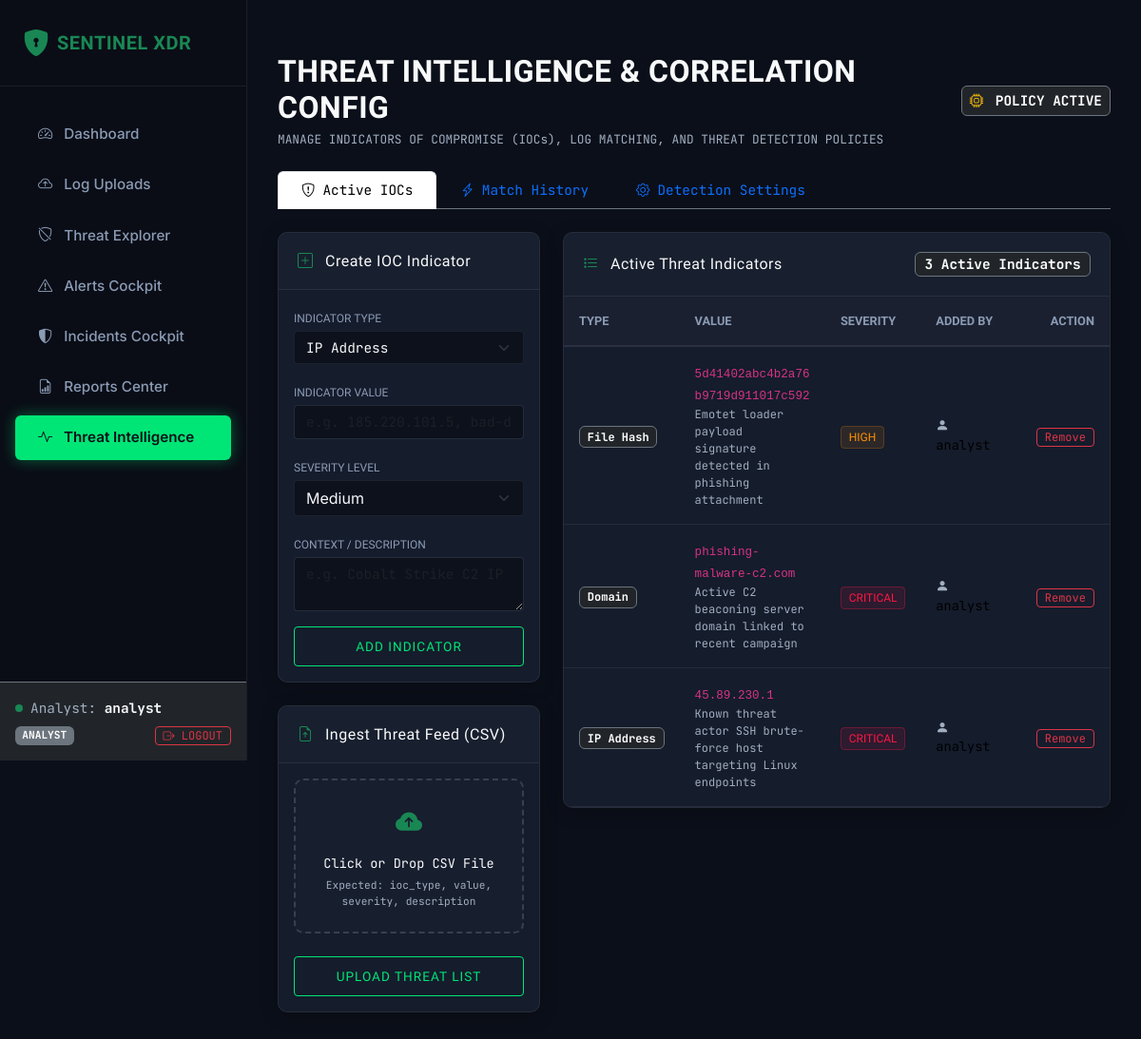
Screenshot of /iocs (signed in) with the database file from the repository.
### app/models/user.py (models this page shows, shortened)
class User(db.Model):
    __tablename__ = 'users'
    id = db.Column(db.Integer, primary_key=True)
    username = db.Column(db.String(64), unique=True, nullable=False, index=True)
    email = db.Column(db.String(120), unique=True, nullable=False)
    password_hash = db.Column(db.String(128), nullable=False)
    created_at = db.Column(db.DateTime, default=datetime.datetime.utcnow)
    role = db.Column(db.String(32), default='analyst', nullable=False)  # 'admin' or 'analyst'
    uploads = db.relationship('UploadedLog', backref='uploader', lazy=True, cascade="all, delete-orphan")

### app/models/ioc.py (models this page shows, shortened)
class IOCIndicator(db.Model):
    __tablename__ = 'ioc_indicators'
    id = db.Column(db.Integer, primary_key=True)
    ioc_type = db.Column(db.String(64), nullable=False, index=True)  # 'IP Address', 'Domain', 'URL', 'File Hash'
    value = db.Column(db.String(256), nullable=False, unique=True, index=True)
    description = db.Column(db.Text, nullable=True)
    severity = db.Column(db.String(16), default='Medium', nullable=False, index=True)  # 'Low', 'Medium', 'High', 'Critical'
    created_at = db.Column(db.DateTime, default=datetime.datetime.utcnow, nullable=False)
    created_by_id = db.Column(db.Integer, db.ForeignKey('users.id', ondelete='CASCADE'), nullable=False)
    creator = db.relationship('User', backref=db.backref('ioc_indicators', lazy=True))
    matches = db.relationship('IOCMatch', backref='indicator', lazy=True, cascade='all, delete-orphan')
    alerts = db.relationship('Alert', backref='ioc_indicator', lazy=True)

### app/blueprints/iocs.py (the view)
@iocs_bp.route('/iocs')
@login_required
def index():
    indicators = IOCIndicator.query.order_by(IOCIndicator.created_at.desc()).all()
    matches = IOCMatch.query.order_by(IOCMatch.matched_at.desc()).all()
    brute_force_threshold = SystemSetting.get_value('brute_force_threshold', '5')
    return render_template(
        'iocs.html',
        indicators=indicators,
        matches=matches,
        brute_force_threshold=brute_force_threshold
    )

### app/templates/iocs.html (shortened to what this page needs)
{% extends 'base.html' %}
{% block content %}
<div class="container-fluid px-0">
    <div class="d-flex justify-content-between align-items-center mb-4">
        <div>
            <h2 class="text-light fw-bold mb-1">THREAT INTELLIGENCE & CORRELATION CONFIG</h2>
            <p class="text-muted text-mono mb-0" style="font-size: 0.8rem;">MANAGE INDICATORS OF COMPROMISE (IOCs), LOG MATCHING, AND THREAT DETECTION POLICIES</p>
        </div>
        <div>
            <span class="badge bg-dark border border-secondary text-mono p-2">
                <i class="bi bi-cpu text-warning me-1"></i> POLICY ACTIVE
            </span>
        </div>
    </div>
    <ul class="nav nav-tabs border-secondary mb-4" id="intelTabs" role="tablist">
        <li class="nav-item" role="presentation">
            <button class="nav-link active text-mono font-display py-2 px-4" id="indicators-tab" data-bs-toggle="tab" data-bs-target="#indicators" type="button" role="tab" aria-controls="indicators" aria-selected="true">
                <i class="bi bi-shield-exclamation me-2"></i>Active IOCs
            </button>
        </li>
        <li class="nav-item" role="presentation">
            <button class="nav-link text-mono font-display py-2 px-4" id="matches-tab" data-bs-toggle="tab" data-bs-target="#matches" type="button" role="tab" aria-controls="matches" aria-selected="false">
                <i class="bi bi-lightning-charge me-2"></i>Match History
            </button>
        </li>
        <li class="nav-item" role="presentation">
            <button class="nav-link text-mono font-display py-2 px-4" id="settings-tab" data-bs-toggle="tab" data-bs-target="#settings" type="button" role="tab" aria-controls="settings" aria-selected="false">
                <i class="bi bi-gear me-2"></i>Detection Settings
            </button>
        </li>
    </ul>
    <div class="tab-content" id="intelTabsContent">
        <div class="tab-pane fade show active" id="indicators" role="tabpanel" aria-labelledby="indicators-tab">
            <div class="row g-4">
                <div class="col-12 col-xl-4">
                    <div class="cyber-card mb-4">
                        <div class="cyber-card-header">
                            <h6 class="text-light mb-0 font-display"><i class="bi bi-plus-square text-success me-2"></i> Create IOC Indicator</h6>
                        </div>
                        <div class="p-3">
                            <form method="POST" action="{{ url_for('iocs.create_ioc') }}">
                                <div class="mb-3">
                                    <label for="ioc_type" class="filter-label mb-1">Indicator Type</label>
                                    <select name="ioc_type" id="ioc_type" class="form-select form-control-cyber text-mono">
                                        <option value="IP Address">IP Address</option>
                                    </select>
                                </div>
                                <div class="mb-3">
                                    <label for="value" class="filter-label mb-1">Indicator Value</label>
                                    <input type="text" name="value" id="value" class="form-control form-control-cyber text-mono" placeholder="e.g. 185.220.101.5, bad-domain.ru" required>
                                </div>
                                <div class="mb-3">
                                    <label for="severity" class="filter-label mb-1">Severity Level</label>
                                    <select name="severity" id="severity" class="form-select form-control-cyber">
                                        <option value="Medium" selected>Medium</option>
                                    </select>
                                </div>
                                <div class="mb-3">
                                    <label for="description" class="filter-label mb-1">Context / Description</label>
                                    <textarea name="description" id="description" class="form-control form-control-cyber text-mono" rows="2" placeholder="e.g. Cobalt Strike C2 IP"></textarea>
                                </div>
                                <button type="submit" class="btn btn-cyber w-100">Add Indicator</button>
                            </form>
                        </div>
                    </div>
                    <div class="cyber-card">
                        <div class="cyber-card-header">
                            <h6 class="text-light mb-0 font-display"><i class="bi bi-file-earmark-arrow-up text-success me-2"></i> Ingest Threat Feed (CSV)</h6>
                        </div>
                        <div class="p-3">
                            <form method="POST" action="{{ url_for('iocs.upload_iocs') }}" enctype="multipart/form-data">
                                <div class="upload-dropzone p-4" id="uploadDropzone" style="cursor: pointer;">
                                    <i class="bi bi-cloud-arrow-up-fill upload-icon d-block fs-3 mb-2 text-success"></i>
                                    <span class="text-mono text-light" style="font-size: 0.85rem;">Click or Drop CSV File</span>
                                    <small class="text-muted d-block text-mono mt-1" style="font-size: 0.7rem;">Expected: ioc_type, value, severity, description</small>
                                </div>
                                <button type="submit" class="btn btn-cyber w-100 mt-3">Upload Threat List</button>
                            </form>
                        </div>
                    </div>
                </div>
                <div class="col-12 col-xl-8">
                    <div class="cyber-card">
                        <div class="cyber-card-header d-flex justify-content-between align-items-center">
                            <h6 class="text-light mb-0 font-display"><i class="bi bi-list-stars text-success me-2"></i> Active Threat Indicators</h6>
                            <span class="badge bg-dark border border-secondary text-mono">{{ indicators | length }} Active Indicators</span>
                        </div>
                        <div class="table-responsive" style="max-height: 590px;">
                            <table class="table table-cyber mb-0 align-middle">
                                <thead>
                                    <tr>
                                        <th style="width: 20%;">Type</th>
                                        <th style="width: 35%;">Value</th>
                                        <th style="width: 15%;">Severity</th>
                                        <th style="width: 20%;">Added By</th>
                                        <th style="width: 10%;" class="text-end">Action</th>
                                    </tr>
                                </thead>
                                <tbody>
                                    {% if indicators %}
                                    {% for indicator in indicators %}
                                    <tr>
                                        <td>
                                            <span class="badge bg-dark border border-secondary text-mono" style="font-size: 0.75rem;">{{ indicator.ioc_type }}</span>
                                        </td>
                                        <td class="text-mono text-light text-wrap text-break">
                                            <code>{{ indicator.value }}</code>
                                            {% if indicator.description %}
                                            <div class="text-muted" style="font-size: 0.75rem;">{{ indicator.description }}</div>
                                            {% endif %}
                                        </td>
                                        <td>
                                            <span class="badge-cyber {% if indicator.severity == 'Critical' %}badge-critical{% elif indicator.severity == 'High' %}badge-high{% elif indicator.severity == 'Medium' %}badge-medium{% else %}badge-low{% endif %}">
                                                {{ indicator.severity }}
                                            </span>
                                        </td>
                                        <td class="text-mono" style="font-size: 0.85rem;">
                                            <i class="bi bi-person-fill text-muted me-1"></i> {{ indicator.creator.username if indicator.creator else 'System' }}
                                        </td>
                                        <td class="text-end">
                                            <form method="POST" action="{{ url_for('iocs.delete_ioc', ioc_id=indicator.id) }}">
                                                <button type="submit" class="btn btn-sm btn-outline-danger py-0 px-2 text-mono" style="font-size: 0.75rem;">
                                                    Remove
                                                </button>
                                            </form>
                                        </td>
                                    </tr>
                                    {% endfor %}
                                    {% endif %}
                                </tbody>
                            </table>
                        </div>
                    </div>
                </div>
            </div>
        </div>
    </div>
</div>
{% endblock %}

### app/templates/base.html (shortened to what this page needs)
<!DOCTYPE html>
<html lang="en">
<head>
    <link href="https://cdn.jsdelivr.net/npm/bootstrap@5.3.3/dist/css/bootstrap.min.css" rel="stylesheet"
>
    <link rel="stylesheet" href="https://cdn.jsdelivr.net/npm/bootstrap-icons@1.11.3/font/bootstrap-icons.min.css">
    <link rel="stylesheet" href="{{ url_for('static', filename='css/custom.css') }}">
</head>
<body>
    <div class="sidebar d-flex flex-column justify-content-between">
        <div>
            <div class="sidebar-logo">
                <i class="bi bi-shield-lock-fill text-success fs-3 me-2"></i>
                <span class="brand-text text-success fs-5 fw-bold">SENTINEL XDR</span>
            </div>
            {% if g.user %}
            <nav class="nav flex-column">
                <a class="nav-link {% if request.endpoint == 'dashboard.index' %}active{% endif %}"
                    href="{{ url_for('dashboard.index') }}">
                    <i class="bi bi-speedometer2 me-2"></i> Dashboard
                </a>
                <a class="nav-link {% if request.endpoint == 'main.uploads' %}active{% endif %}"
                    href="{{ url_for('main.uploads') }}">
                    <i class="bi bi-cloud-arrow-up me-2"></i> Log Uploads
                </a>
                <a class="nav-link {% if request.endpoint == 'main.events' %}active{% endif %}"
                    href="{{ url_for('main.events') }}">
                    <i class="bi bi-shield-slash me-2"></i> Threat Explorer
                </a>
                <a class="nav-link {% if request.endpoint == 'alerts.index' %}active{% endif %}"
                    href="{{ url_for('alerts.index') }}">
                    <i class="bi bi-exclamation-triangle me-2"></i> Alerts Cockpit
                </a>
                <a class="nav-link {% if request.blueprint == 'incidents' %}active{% endif %}"
                    href="{{ url_for('incidents.index') }}">
                    <i class="bi bi-shield-shaded me-2"></i> Incidents Cockpit
                </a>
                <a class="nav-link {% if request.blueprint == 'reports' %}active{% endif %}"
                    href="{{ url_for('reports.index') }}">
                    <i class="bi bi-file-earmark-bar-graph me-2"></i> Reports Center
                </a>
                <a class="nav-link {% if request.endpoint == 'iocs.index' %}active{% endif %}"
                    href="{{ url_for('iocs.index') }}">
                    <i class="bi bi-activity me-2"></i> Threat Intelligence
                </a>
            </nav>
            {% endif %}
        </div>
        {% if g.user %}
        <div class="p-3 border-top border-secondary bg-dark">
            <div class="d-flex align-items-center mb-2">
                <div class="bg-success rounded-circle me-2" style="width: 8px; height: 8px;"></div>
                <small class="text-muted text-mono">Analyst: <span class="text-light fw-bold">{{ g.user.username
                        }}</span></small>
            </div>
            <div class="d-flex justify-content-between align-items-center">
                <span class="badge bg-secondary text-mono" style="font-size: 0.7rem;">{{ g.user.role | upper }}</span>
                <a href="{{ url_for('auth.logout') }}" class="btn btn-sm btn-outline-danger py-0 px-2 text-mono"
                    style="font-size: 0.75rem;">
                    <i class="bi bi-box-arrow-right"></i> LOGOUT
                </a>
            </div>
        </div>
        {% endif %}
    </div>
    <div class="main-wrapper">
        {% block content %}{% endblock %}
    </div>
</body>
</html>

### rows the page displays
User: user.username "analyst", user.role "ANALYST"
IOCIndicator: ioc_type "File Hash", value "5d41402abc4b2a76b9719d911017c592", description "Emotet loader payload signature detected in phishing attachment", severity "HIGH", creator "analyst"
IOCIndicator: ioc_type "Domain", value "phishing-malware-c2.com", description "Active C2 beaconing server domain linked to recent campaign", severity "CRITICAL", creator "analyst"
IOCIndicator: ioc_type "IP Address", value "45.89.230.1", description "Known threat actor SSH brute-force host targeting Linux endpoints", severity "CRITICAL", creator "analyst"

### other values shown
{{ indicators | length }} "3"
